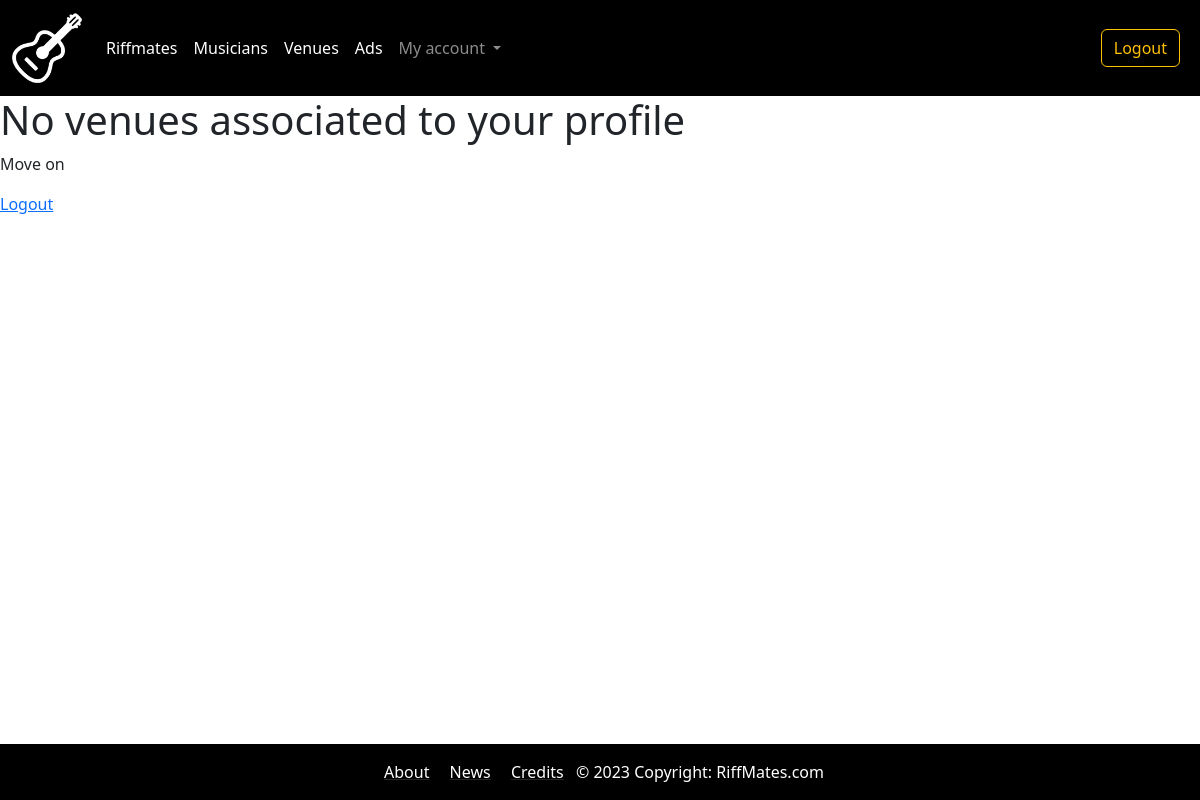
/bands/my_venues/ (signed in), run on an earlier commit of the app's database.
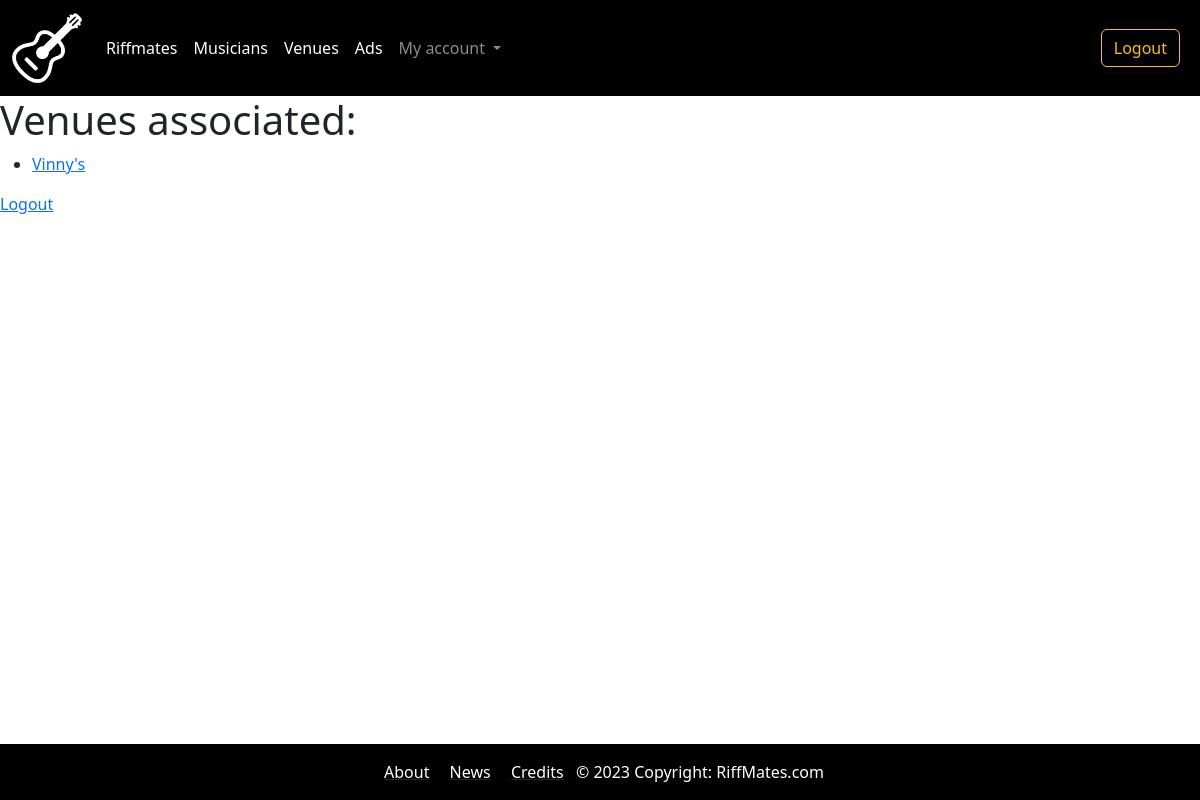
And on a later commit of the database.
### bands/models.py (models this page shows, shortened)
class Venue(models.Model):
    name = models.CharField(max_length=20)
    description = models.TextField(blank=True)
    picture = models.ImageField(blank=True, null=True)

### bands/views.py (the view)
# urls.py: path('my_venues/', views.venues_restricted, name="my_venues_restricted"),
@user_passes_test(venues_restricted)
def venues_restricted(request):
    user_profile = request.user.userprofile
    venues = user_profile.venue_profiles.all()
    if not venues:
        content = f"""
            <h1>No venues associated to your profile</h1>

            <p>Move on</p>
        """
    else:
        content = f"""
            <h1>Venues associated:</h1>
        """
    context = {
        'venues': venues,
        'content': content,
    }
    return render(request, "general.html", context)

### bands/views.py (called while the page is built)
def venues_restricted(user):
    try:
        user = user.userprofile
        return user.venue_profiles.all().exists
    except:
        redirect("/login/")

### templates/general.html (shortened to what this page needs)
{% extends "base.html" %}
{% block content %}
{% if request.user.is_authenticated %}
  {{ content|safe }}
  {% if venues %}
    <ul>
      {% for venue in venues %}
        <li>
          <a href="{% url 'edit_venue' venue.id %}">{{ venue.name }}</a>
        </li>
      {% endfor %}
    </ul>
  {% endif %}
<p><a href="/accounts/logout/">Logout</a> </p>
{% else %}
  <h1>You need to log in first</h1>
  <p> <a href="/accounts/login/">Log in</a> </p>
{% endif %}
{% endblock content %}

What changed in the data, as far as the page shows it:
added Venue: name "Vinny's"
Also different on the page:
{{ content|safe }}: "No venues associated to your profile Move on" → "Venues associated:"
